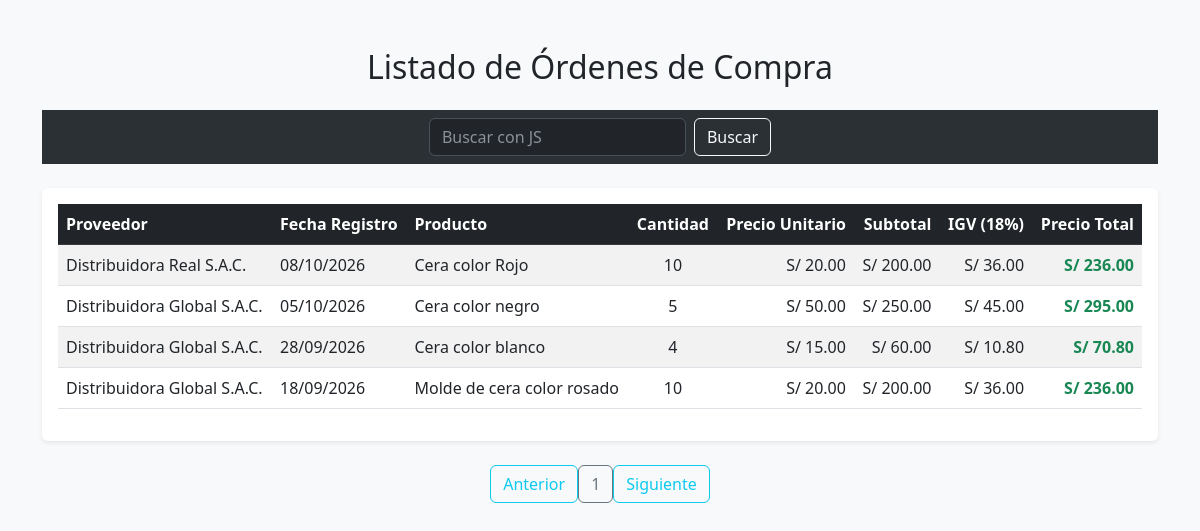
/ord/ordenes.php, run on the app's committed database.
### tables this page shows
CREATE TABLE `orden_items` (
  `id_item` int(11) NOT NULL,
  `id_orden` int(11) NOT NULL,
  `descripcion` varchar(255) NOT NULL,
  `cantidad` int(11) NOT NULL,
  `precio_unitario` decimal(10,2) NOT NULL,
  `total_linea` decimal(10,2) NOT NULL
);

CREATE TABLE `proveedores` (
  `id_proveedor` int(11) NOT NULL,
  `razon_social` varchar(100) NOT NULL,
  `ruc` varchar(11) NOT NULL,
  `telefono` varchar(13) NOT NULL,
  `direccion` text NOT NULL,
  `contacto_nombre` varchar(50) NOT NULL,
  `estado` varchar(50) NOT NULL
);

CREATE TABLE `ordenes_compra` (
  `id_orden` int(11) NOT NULL,
  `codigo_orden` varchar(20) NOT NULL,
  `id_proveedor` int(11) NOT NULL,
  `fecha_emision` date NOT NULL,
  `subtotal` decimal(10,2) NOT NULL,
  `igv` decimal(10,2) NOT NULL,
  `total` decimal(10,2) NOT NULL,
  `fecha_registro` timestamp NOT NULL DEFAULT current_timestamp()
);

### ord/ordenes.php (the view, shortened to what this page needs)
<?php
include "conexion.php";
$sql = "SELECT
            pr.razon_social AS proveedor,
            oc.fecha_registro,
            doc.descripcion AS producto,
            doc.cantidad,
            doc.precio_unitario,
            (doc.cantidad * doc.precio_unitario) AS subtotal,
            ((doc.cantidad * doc.precio_unitario) * 0.18) AS igv,
            ((doc.cantidad * doc.precio_unitario) * 1.18) AS precio_total
        FROM orden_items doc
        INNER JOIN ordenes_compra oc ON doc.id_orden = oc.id_orden
        INNER JOIN proveedores pr ON oc.id_proveedor = pr.id_proveedor
        ORDER BY oc.fecha_registro DESC";
$resultado = $cnx->query($sql);
?>
<!DOCTYPE html>
<html lang="es">
<head>
    <link href="https://cdn.jsdelivr.net/npm/bootstrap@5.3.0/dist/css/bootstrap.min.css" rel="stylesheet">
</head>
<body class="bg-light">
<div class="container my-5">
    <h2 class="mb-4 text-center">Listado de Órdenes de Compra</h2>
    <nav class="navbar bg-body-tertiary" data-bs-theme="dark">
        <div class="container-fluid justify-content-center">
          <form class="d-flex" role="search" method="POST">
            <input name="buscador" placeholder="Buscar con JS" id="codigo" class="form-control me-2 light-table-filter" type="search" aria-label="Search" data-table="table_id">
            <button name="buscador" class="btn btn-outline-light" type="submit">Buscar</button>
          </form>
        </div>
    </nav><br>
    <div class="table-responsive shadow-sm bg-white p-3 rounded">
        <table class="table table-striped table-hover align-middle table_id" id="tblDatos">
            <thead class="table-dark">
                <tr>
                    <th>Proveedor</th>
                    <th>Fecha Registro</th>
                    <th>Producto</th>
                    <th class="text-center">Cantidad</th>
                    <th class="text-end">Precio Unitario</th>
                    <th class="text-end">Subtotal</th>
                    <th class="text-end">IGV (18%)</th>
                    <th class="text-end">Precio Total</th>
                </tr>
            </thead>
            <tbody>
                <?php if ($resultado && $resultado->num_rows > 0): ?>
                    <?php while ($row = $resultado->fetch_assoc()): ?>
                        <tr>
                            <td><?php echo htmlspecialchars($row['proveedor']); ?></td>
                            <td><?php echo date('d/m/Y', strtotime($row['fecha_registro'])); ?></td>
                            <td><?php echo htmlspecialchars($row['producto']); ?></td>
                            <td class="text-center"><?php echo $row['cantidad']; ?></td>
                            <td class="text-end">S/ <?php echo number_format($row['precio_unitario'], 2); ?></td>
                            <td class="text-end">S/ <?php echo number_format($row['subtotal'], 2); ?></td>
                            <td class="text-end">S/ <?php echo number_format($row['igv'], 2); ?></td>
                            <td class="text-end fw-bold text-success">S/ <?php echo number_format($row['precio_total'], 2); ?></td>
                        </tr>
                    <?php endwhile; ?>
                <?php else: ?>
                    <tr>
                        <td colspan="8" class="text-center text-muted">No hay órdenes de compra registradas.</td>
                    </tr>
                <?php endif; ?>
            </tbody>
        </table>
    </div><br>
    <div id="paginador" class="pagination justify-content-center"></div>
</div>
</body>
</html>

### data on the page
orden_items: proveedores.razon_social "Distribuidora Real S.A.C.", id_orden.fecha_registro "08/10/2026", descripcion "Cera color Rojo", cantidad "10", precio_unitario "20.00", subtotal "200.00", igv "36.00", precio_total "236.00"
orden_items: proveedores.razon_social "Distribuidora Global S.A.C.", id_orden.fecha_registro "05/10/2026", descripcion "Cera color negro", cantidad "5", precio_unitario "50.00", subtotal "250.00", igv "45.00", precio_total "295.00"
orden_items: proveedores.razon_social "Distribuidora Global S.A.C.", id_orden.fecha_registro "28/09/2026", descripcion "Cera color blanco", cantidad "4", precio_unitario "15.00", subtotal "60.00", igv "10.80", precio_total "70.80"
orden_items: proveedores.razon_social "Distribuidora Global S.A.C.", id_orden.fecha_registro "18/09/2026", descripcion "Molde de cera color rosado", cantidad "10", precio_unitario "20.00", subtotal "200.00", igv "36.00", precio_total "236.00"
